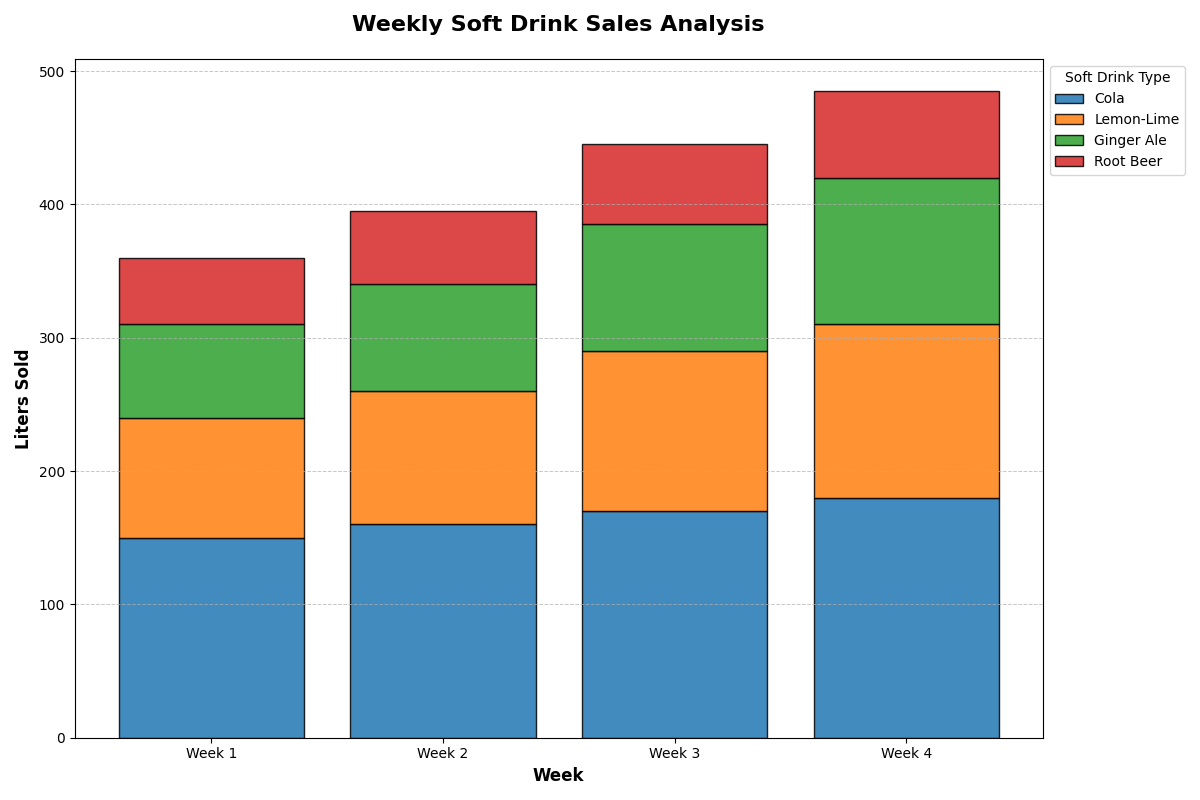

This figure's Python source:
import matplotlib.pyplot as plt
import numpy as np

# Backstory:
# "A weekly analysis of soft drink sales in a retail store."

# Define the weeks and soft drink types
weeks = ['Week 1', 'Week 2', 'Week 3', 'Week 4']
soft_drinks = ['Cola', 'Lemon-Lime', 'Ginger Ale', 'Root Beer']

# Sales data in liters
cola_sales = [150, 160, 170, 180]
lemon_lime_sales = [90, 100, 120, 130]
ginger_ale_sales = [70, 80, 95, 110]
root_beer_sales = [50, 55, 60, 65]

# Total sales list for stacked bar chart
total_sales = [cola_sales, lemon_lime_sales, ginger_ale_sales, root_beer_sales]

# Initialize subplot
fig, ax = plt.subplots(figsize=(12, 8))

# Colors for different soft drinks
colors = ['#1f77b4', '#ff7f0e', '#2ca02c', '#d62728']

# Bottom values for stacking bars
bottom_values = np.zeros(len(weeks))

# Plotting stacked bar chart
for sales, color, drink in zip(total_sales, colors, soft_drinks):
    ax.bar(weeks, sales, bottom=bottom_values, color=color, edgecolor='black', label=drink, alpha=0.85)
    bottom_values += np.array(sales)

# Adding title and labels
ax.set_title('Weekly Soft Drink Sales Analysis', fontsize=16, fontweight='bold', pad=20)
ax.set_xlabel('Week', fontsize=12, fontweight='bold')
ax.set_ylabel('Liters Sold', fontsize=12, fontweight='bold')

# Adding legend
ax.legend(loc='upper left', bbox_to_anchor=(1, 1), fontsize=10, title='Soft Drink Type')

# Adding gridlines for readability
ax.yaxis.grid(True, linestyle='--', linewidth=0.7, alpha=0.7)

# Automatically adjust layout to prevent overlap
plt.tight_layout()

# Display the plot
plt.show()
